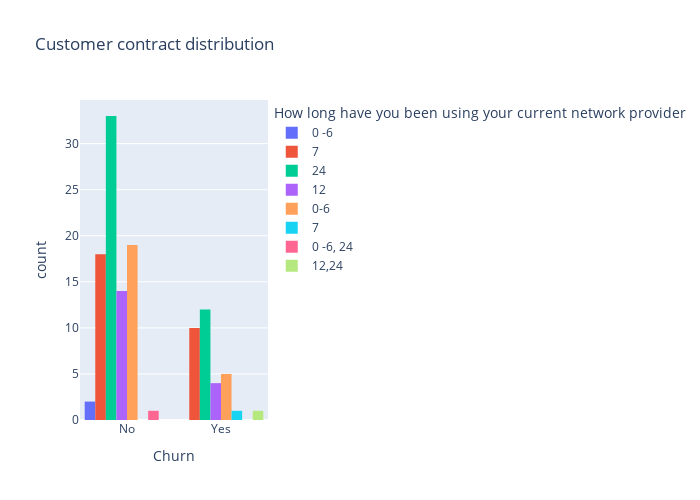

The cell this chart's notebook holds for it:
### Code cell
fig = px.histogram(data, x="Churn", color="How long have you been using your current network provider", barmode="group", title="Customer contract distribution")
fig.update_layout(width=700, height=500, bargap=0.1)
fig.show()

### Figure 1 — Plotly figure (JSON) as saved in the notebook; plotly's stock layout.template omitted (floating-point values rounded to 4 significant figures)
{"data": [{"alignmentgroup": "True", "bingroup": "x", "hovertemplate": "How long have you been using your current network provider=0 -6<br>Churn=%{x}<br>count=%{y}<extra></extra>", "legendgroup": "0 -6", "marker": {"color": "#636efa", "pattern": {"shape": ""}}, "name": "0 -6", "offsetgroup": "0 -6", "orientation": "v", "showlegend": true, "x": ["No", "No"], "xaxis": "x", "yaxis": "y", "type": "histogram"}, {"alignmentgroup": "True", "bingroup": "x", "hovertemplate": "How long have you been using your current network provider=7<br>Churn=%{x}<br>count=%{y}<extra></extra>", "legendgroup": "7", "marker": {"color": "#EF553B", "pattern": {"shape": ""}}, "name": "7", "offsetgroup": "7", "orientation": "v", "showlegend": true, "x": ["No", "Yes", "No", "Yes", "No", "No", "No", "No", "No", "No", "No", "Yes", "Yes", "No", "No", "No", "Yes", "Yes", "No", "No", "No", "No", "Yes", "Yes", "No", "Yes", "No", "Yes"], "xaxis": "x", "yaxis": "y", "type": "histogram"}, {"alignmentgroup": "True", "bingroup": "x", "hovertemplate": "How long have you been using your current network provider=24<br>Churn=%{x}<br>count=%{y}<extra></extra>", "legendgroup": "24", "marker": {"color": "#00cc96", "pattern": {"shape": ""}}, "name": "24", "offsetgroup": "24", "orientation": "v", "showlegend": true, "x": ["No", "No", "No", "Yes", "No", "No", "Yes", "No", "Yes", "No", "No", "No", "No", "No", "No", "No", "No", "No", "No", "No", "No", "No", "Yes", "Yes", "No", "No", "No", "Yes", "No", "Yes", "No", "Yes", "No", "Yes", "Yes", "No", "Yes", "Yes", "No", "No", "No", "No", "No", "No", "No"], "xaxis": "x", "yaxis": "y", "type": "histogram"}, {"alignmentgroup": "True", "bingroup": "x", "hovertemplate": "How long have you been using your current network provider=12<br>Churn=%{x}<br>count=%{y}<extra></extra>", "legendgroup": "12", "marker": {"color": "#ab63fa", "pattern": {"shape": ""}}, "name": "12", "offsetgroup": "12", "orientation": "v", "showlegend": true, "x": ["No", "No", "Yes", "No", "No", "No", "No", "Yes", "No", "No", "No", "Yes", "No", "No", "Yes", "No", "No", "No"], "xaxis": "x", "yaxis": "y", "type": "histogram"}, {"alignmentgroup": "True", "bingroup": "x", "hovertemplate": "How long have you been using your current network provider=0-6<br>Churn=%{x}<br>count=%{y}<extra></extra>", "legendgroup": "0-6", "marker": {"color": "#FFA15A", "pattern": {"shape": ""}}, "name": "0-6", "offsetgroup": "0-6", "orientation": "v", "showlegend": true, "x": ["No", "No", "No", "No", "Yes", "No", "No", "No", "Yes", "No", "No", "No", "No", "Yes", "No", "Yes", "No", "No", "No", "No", "No", "No", "Yes", "No"], "xaxis": "x", "yaxis": "y", "type": "histogram"}, {"alignmentgroup": "True", "bingroup": "x", "hovertemplate": "How long have you been using your current network provider=7 <br>Churn=%{x}<br>count=%{y}<extra></extra>", "legendgroup": "7 ", "marker": {"color": "#19d3f3", "pattern": {"shape": ""}}, "name": "7 ", "offsetgroup": "7 ", "orientation": "v", "showlegend": true, "x": ["Yes"], "xaxis": "x", "yaxis": "y", "type": "histogram"}, {"alignmentgroup": "True", "bingroup": "x", "hovertemplate": "How long have you been using your current network provider=0 -6, 24<br>Churn=%{x}<br>count=%{y}<extra></extra>", "legendgroup": "0 -6, 24", "marker": {"color": "#FF6692", "pattern": {"shape": ""}}, "name": "0 -6, 24", "offsetgroup": "0 -6, 24", "orientation": "v", "showlegend": true, "x": ["No"], "xaxis": "x", "yaxis": "y", "type": "histogram"}, {"alignmentgroup": "True", "bingroup": "x", "hovertemplate": "How long have you been using your current network provider=12,24<br>Churn=%{x}<br>count=%{y}<extra></extra>", "legendgroup": "12,24", "marker": {"color": "#B6E880", "pattern": {"shape": ""}}, "name": "12,24", "offsetgroup": "12,24", "orientation": "v", "showlegend": true, "x": ["Yes"], "xaxis": "x", "yaxis": "y", "type": "histogram"}], "layout": {"xaxis": {"anchor": "y", "domain": [0.0, 1.0], "title": {"text": "Churn"}}, "yaxis": {"anchor": "x", "domain": [0.0, 1.0], "title": {"text": "count"}}, "legend": {"title": {"text": "How long have you been using your current network provider"}, "tracegroupgap": 0}, "title": {"text": "Customer contract distribution"}, "barmode": "group", "width": 700, "height": 500, "bargap": 0.1}}
